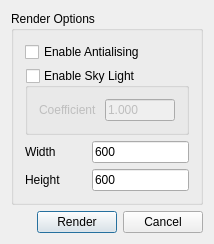
<ui version="4.0" >
 <class>RendererControllerClass</class>
 <widget class="QDialog" name="RendererControllerClass" >
  <property name="geometry" >
   <rect>
    <x>0</x>
    <y>0</y>
    <width>214</width>
    <height>219</height>
   </rect>
  </property>
  <property name="windowTitle" >
   <string>Render Options</string>
  </property>
  <layout class="QVBoxLayout" name="verticalLayout" >
   <item>
    <widget class="QGroupBox" name="groupBox" >
     <property name="title" >
      <string>Render Options</string>
     </property>
     <layout class="QGridLayout" name="gridLayout" >
      <item row="0" column="0" colspan="2" >
       <widget class="QCheckBox" name="checkBox" >
        <property name="text" >
         <string>Enable Antialising</string>
        </property>
       </widget>
      </item>
      <item row="2" column="0" >
       <widget class="QLabel" name="Widht" >
        <property name="text" >
         <string>Width</string>
        </property>
       </widget>
      </item>
      <item row="3" column="0" >
       <widget class="QLabel" name="label_2" >
        <property name="text" >
         <string>Height</string>
        </property>
       </widget>
      </item>
      <item row="2" column="1" >
       <widget class="QLineEdit" name="lineEdit" >
        <property name="maximumSize" >
         <size>
          <width>100</width>
          <height>16777215</height>
         </size>
        </property>
        <property name="text" >
         <string>600</string>
        </property>
       </widget>
      </item>
      <item row="3" column="1" >
       <widget class="QLineEdit" name="lineEdit_2" >
        <property name="maximumSize" >
         <size>
          <width>100</width>
          <height>16777215</height>
         </size>
        </property>
        <property name="text" >
         <string>600</string>
        </property>
       </widget>
      </item>
      <item row="1" column="0" colspan="2" >
       <widget class="QGroupBox" name="groupBox_2" >
        <property name="title" >
         <string>Enable Sky Light</string>
        </property>
        <property name="checkable" >
         <bool>true</bool>
        </property>
        <property name="checked" >
         <bool>false</bool>
        </property>
        <layout class="QHBoxLayout" name="horizontalLayout_2" >
         <item>
          <widget class="QLabel" name="label" >
           <property name="text" >
            <string>Coefficient </string>
           </property>
          </widget>
         </item>
         <item>
          <widget class="QLineEdit" name="lineEdit_3" >
           <property name="text" >
            <string>1.000</string>
           </property>
          </widget>
         </item>
        </layout>
       </widget>
      </item>
     </layout>
    </widget>
   </item>
   <item>
    <layout class="QHBoxLayout" name="horizontalLayout" >
     <item>
      <spacer name="horizontalSpacer" >
       <property name="orientation" >
        <enum>Qt::Horizontal</enum>
       </property>
       <property name="sizeHint" stdset="0" >
        <size>
         <width>40</width>
         <height>20</height>
        </size>
       </property>
      </spacer>
     </item>
     <item>
      <widget class="QPushButton" name="pushButton_2" >
       <property name="text" >
        <string>Render</string>
       </property>
      </widget>
     </item>
     <item>
      <widget class="QPushButton" name="pushButton" >
       <property name="text" >
        <string>Cancel</string>
       </property>
      </widget>
     </item>
    </layout>
   </item>
  </layout>
 </widget>
 <layoutdefault spacing="6" margin="11" />
 <resources/>
 <connections/>
</ui>
